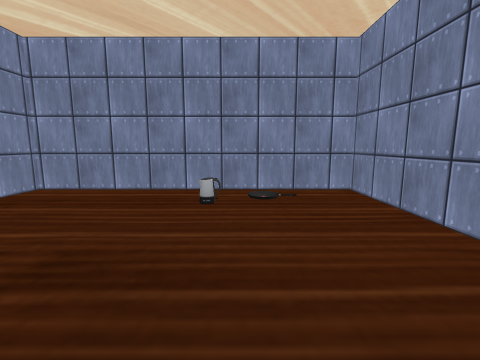
view 1 (above)

12 first-person views from a walk through a 3-D level made in the Unity game engine. The camera is 1.2 m above the floor, tilts 8° down and sees 90° across. The floor is counted in squares, 1 m on a side. Each view is taken from the middle of a square. On the plan, view 1 faces up. The plan holds only what a view shows up to about 12 squares ahead; the rest is blank. The place goes on beyond the plan. Door leaves are left out, so doorways stand open. Some surface patterns are stand-ins.

view 2
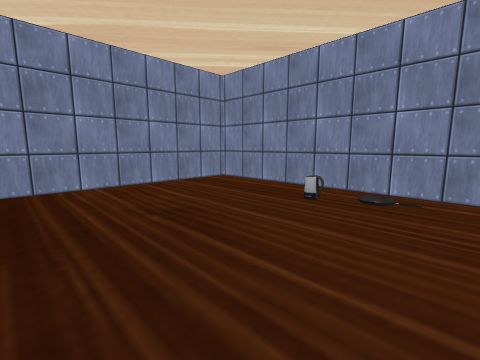

view 3
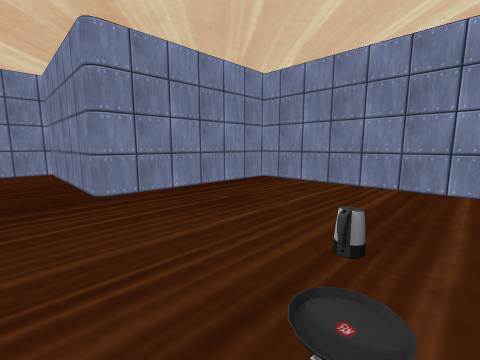

view 4
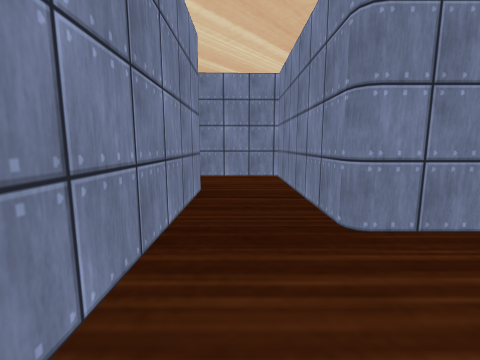

view 5
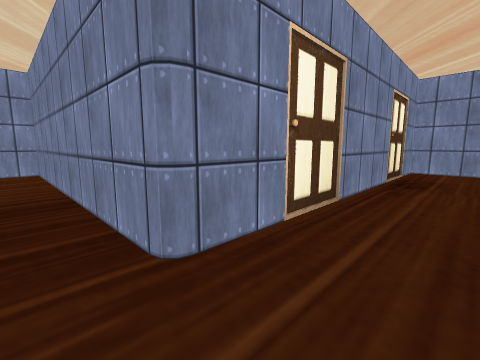

view 6
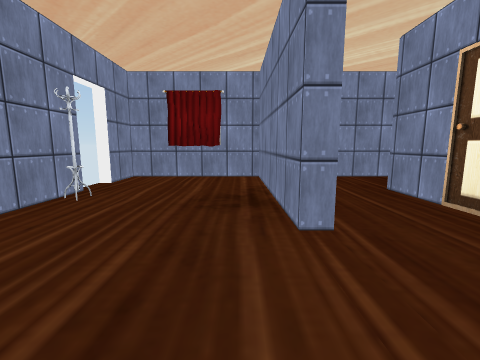

view 7
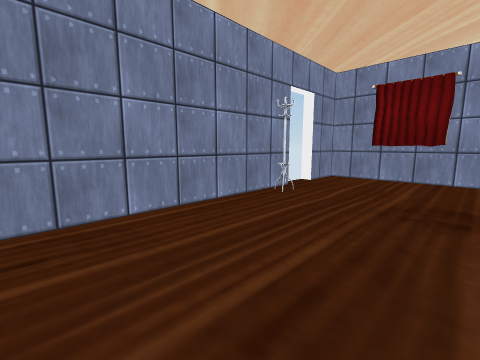

view 8
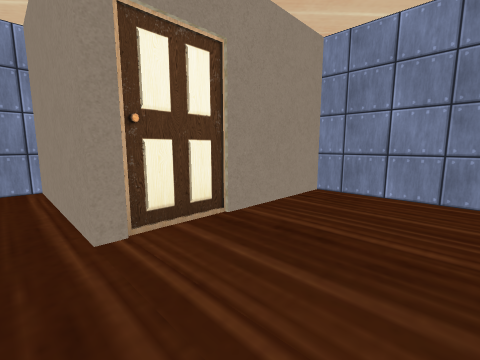

view 9
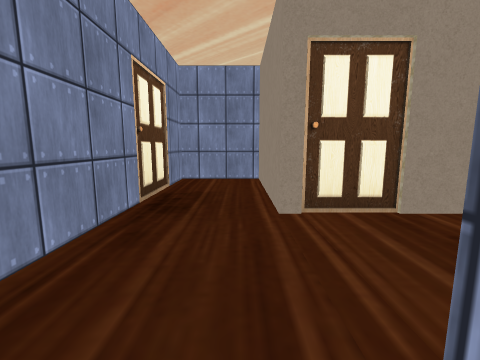

view 10
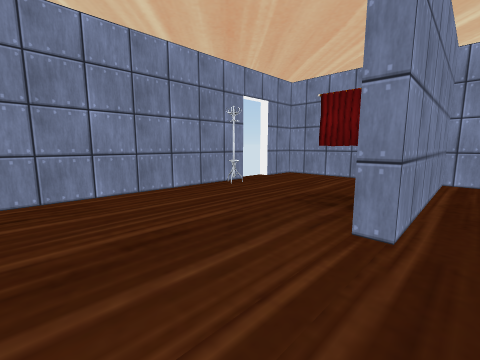

view 11
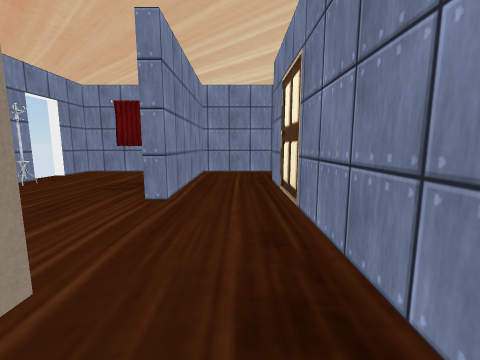

view 12
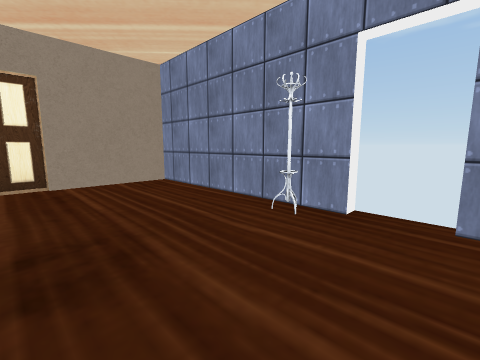

### Floor plan
Points are (right, up) in squares from view 1. A wall is a line through its corners. A room is listed if a view was taken in it or the views show most of it. See-through windows are left out.
Room 1 (views 1, 2, 3, 4, 5, 8, 9)
walls: (0.5, -0.5) (0.5, -6.7) (6.7, -6.6); (3.1, -3.6) (3.1, 6.7) (-5.6, 6.7) (-5.6, -0.2) (0.2, -0.2); (7.4, -3.8) (3.4, -3.8)
ways out: opening at (7, -5.5) to room 2
objects: kettle (-1, 5)
Room 2 (views 6, 7, 10, 11, 12)
walls: (6.7, -6.6) (6.7, -7.1) (0.5, -7.2) (0.5, -12.2) (2.1, -12.2) (2.1, -12.8); (3.6, -12.8) (3.6, -12.2) (10.2, -12.2) (10.2, -6.6) (14.9, -6.5) (14.9, -3.8) (7.4, -3.8); (0.9, -9.3) (0.5, -9.8) (0.8, -10.3); (0.8, -9) (0.5, -9.3); (0.7, -8.8) (0.7, -10.5) (0.6, -10.8)
ways out: opening at (7, -5.5) to room 1; open door at (3, -12); gap at (2, -13)

Where each view was taken, in squares from view 1:
view 1: 0 up, 0 right, facing up
view 2: 0 up, 2 right, facing up-left
view 3: 6 up, 2 right, facing down-left
view 4: 3 up, 2 right, facing down
view 5: 6 down, 2 right, facing up-right
view 6: 8 down, 10 right, facing left
view 7: 8 down, 10 right, facing down-left
view 8: 6 down, 7 right, facing down-right
view 9: 6 down, 6 right, facing right
view 10: 6 down, 10 right, facing down-left
view 11: 5 down, 12 right, facing left
view 12: 8 down, 2 right, facing down-right
